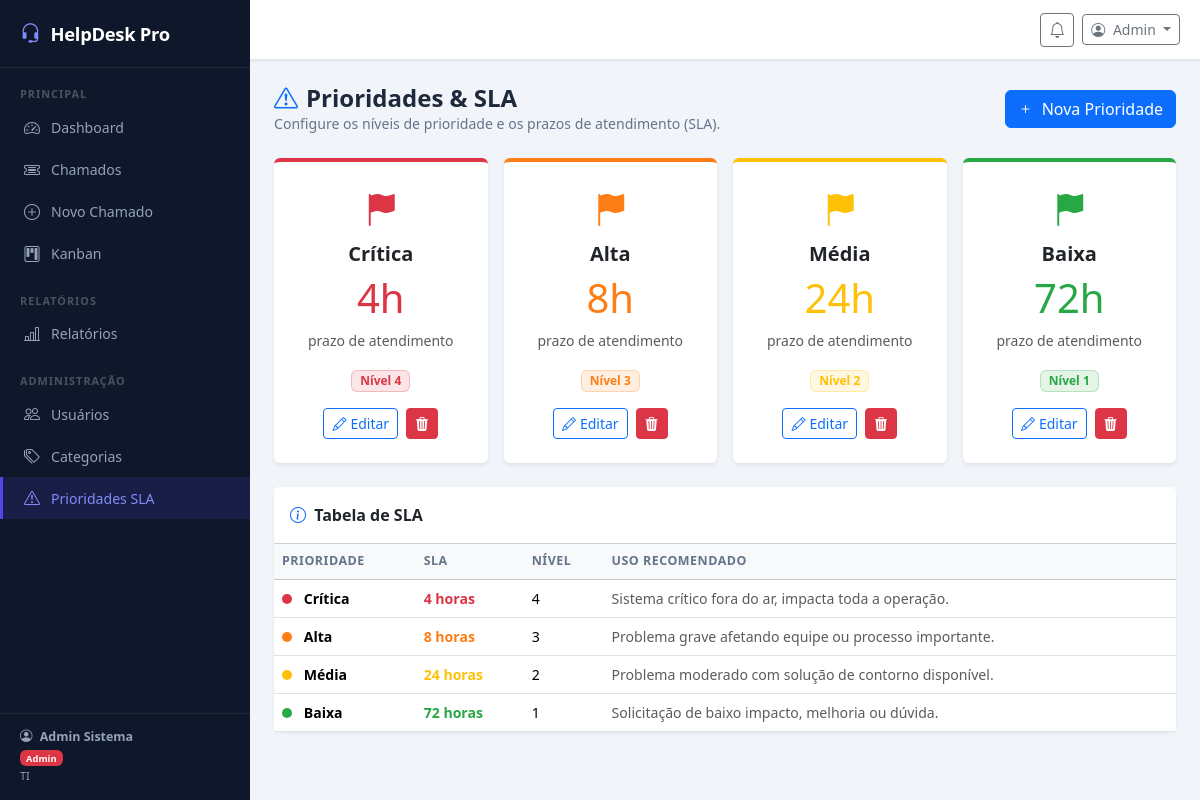
The app's page /?c=admin&a=prioridades (signed in) with its own data.
### tables this page shows
CREATE TABLE IF NOT EXISTS prioridades (
    id          INT AUTO_INCREMENT PRIMARY KEY,
    nome        VARCHAR(50)  NOT NULL,
    cor         VARCHAR(20)  NOT NULL DEFAULT '#6c757d',
    sla_horas   INT          NOT NULL DEFAULT 24,
    nivel       INT          NOT NULL DEFAULT 1,
    created_at  DATETIME    DEFAULT CURRENT_TIMESTAMP
);

### controller/BaseController.php (called while the page is built, shortened)
<?php
abstract class BaseController {
    protected function render(string $view, array $data = []): void {
        extract($data);
        include ROOT . '/view/partials/header.php';
        include ROOT . "/view/{$view}.php";
        include ROOT . '/view/partials/footer.php';
    }
}

### controller/AdminController.php (called while the page is built, shortened)
<?php
class AdminController extends BaseController {
    private PrioridadeModel $priM;
    public function __construct() {
        $this->priM = new PrioridadeModel();
    }
    public function prioridades(): void {
        $prioridades = $this->priM->listarOrdenadas();
        $this->render('admin/prioridades', compact('prioridades','flash'));
    }
}

### index.php (called while the page is built, shortened)
<?php
require_once 'config/database.php';
require_once 'model/BaseModel.php';
require_once 'model/PrioridadeModel.php';
require_once 'controller/BaseController.php';
require_once 'controller/AdminController.php';
$a = preg_replace('/[^a-zA-Z]/', '', $_GET['a'] ?? 'index');
(new $classe())->$a();

### config/database.php (called while the page is built)
<?php
class Database {
    private static ?Database $instance = null;
    private PDO $pdo;
    private function __construct() {
        try {
            $dsn = "mysql:host=".DB_HOST.";port=".DB_PORT.";dbname=".DB_NAME.";charset=utf8mb4";
            $this->pdo = new PDO($dsn, DB_USER, DB_PASS, [
                PDO::ATTR_ERRMODE            => PDO::ERRMODE_EXCEPTION,
                PDO::ATTR_DEFAULT_FETCH_MODE => PDO::FETCH_OBJ,
                PDO::ATTR_EMULATE_PREPARES   => false,
            ]);
        } catch (PDOException $e) {
            die("<h2 style='font-family:sans-serif;color:#c00;padding:20px'>
                 Erro de conexão com o banco de dados:<br><small>{$e->getMessage()}</small></h2>");
        }
    }
    public static function getInstance(): self {
        if (self::$instance === null) self::$instance = new self();
        return self::$instance;
    }
    public function getConnection(): PDO { return $this->pdo; }
}

### model/BaseModel.php (called while the page is built, shortened)
<?php
abstract class BaseModel {
    public function __construct() {
        $this->db = Database::getInstance()->getConnection();
    }
}

### model/PrioridadeModel.php (called while the page is built, shortened)
<?php
class PrioridadeModel extends BaseModel {
    public function listarOrdenadas(): array {
        $st = $this->db->prepare("SELECT * FROM prioridades ORDER BY nivel DESC");
        $st->execute();
        return $st->fetchAll();
    }
}

### view/admin/prioridades.php (the view, shortened to what this page needs)
<div class="page-header d-flex justify-content-between align-items-center flex-wrap gap-2">
    <div>
        <h4><i class="bi bi-exclamation-triangle me-2 text-primary"></i>Prioridades & SLA</h4>
        <p>Configure os níveis de prioridade e os prazos de atendimento (SLA).</p>
    </div>
    <button class="btn btn-primary" data-bs-toggle="modal" data-bs-target="#modalPri" onclick="limparPri()">
        <i class="bi bi-plus me-1"></i> Nova Prioridade
    </button>
</div>
<div class="row g-3 mb-4">
<?php foreach($prioridades as $p): ?>
<div class="col-12 col-md-6 col-lg-3">
    <div class="card border-0 shadow-sm h-100" style="border-top:4px solid <?= $p->cor ?> !important">
        <div class="card-body text-center py-4">
            <div class="mb-2">
                <i class="bi bi-flag-fill fs-2" style="color:<?= $p->cor ?>"></i>
            </div>
            <h5 class="fw-bold mb-1"><?= htmlspecialchars($p->nome) ?></h5>
            <div class="display-6 fw-black my-2" style="color:<?= $p->cor ?>"><?= $p->sla_horas ?>h</div>
            <div class="text-muted small mb-3">prazo de atendimento</div>
            <div class="badge mb-3" style="background:<?= $p->cor ?>20;color:<?= $p->cor ?>;border:1px solid <?= $p->cor ?>40">
                Nível <?= $p->nivel ?>
            </div>
            <div class="d-flex gap-2 justify-content-center">
                <button class="btn btn-sm btn-outline-primary"
                        data-bs-toggle="modal" data-bs-target="#modalPri"
                        onclick="editarPri(<?= htmlspecialchars(json_encode($p)) ?>)">
                    <i class="bi bi-pencil me-1"></i>Editar
                </button>
                <a href="<?= APP_URL ?>/?c=admin&a=deletarPrioridade&id=<?= $p->id ?>"
                   class="btn btn-sm btn-danger"
                   data-confirm="Apagar a prioridade '<?= htmlspecialchars($p->nome) ?>'? Só é possível se não houver chamados usando ela.">
                    <i class="bi bi-trash3-fill"></i>
                </a>
            </div>
        </div>
    </div>
</div>
<?php endforeach; ?>
</div>
<div class="card table-card">
    <div class="card-header bg-white py-3 fw-semibold">
        <i class="bi bi-info-circle me-1 text-primary"></i> Tabela de SLA
    </div>
    <div class="table-responsive">
        <table class="table mb-0">
            <thead class="table-light">
                <tr><th>Prioridade</th><th>SLA</th><th>Nível</th><th>Uso Recomendado</th></tr>
            </thead>
            <tbody>
            <?php foreach($prioridades as $p): ?>
            <tr>
                <td>
                    <span class="priority-dot me-2" style="background:<?= $p->cor ?>"></span>
                    <strong><?= htmlspecialchars($p->nome) ?></strong>
                </td>
                <td class="fw-bold" style="color:<?= $p->cor ?>"><?= $p->sla_horas ?> horas</td>
                <td><?= $p->nivel ?></td>
                <td class="small text-muted">
                    <?php $dicas = [
                        4 => 'Sistema crítico fora do ar, impacta toda a operação.',
                        3 => 'Problema grave afetando equipe ou processo importante.',
                        2 => 'Problema moderado com solução de contorno disponível.',
                        1 => 'Solicitação de baixo impacto, melhoria ou dúvida.',
                    ]; echo $dicas[$p->nivel] ?? '—'; ?>
                </td>
            </tr>
            <?php endforeach; ?>
            </tbody>
        </table>
    </div>
</div>

### assets/css/app.css (style rules this page uses)
:root { --sidebar-w : 250px; --sidebar-bg : #0f172a; --sidebar-text : #94a3b8; --sidebar-active : #4f46e5; --topbar-h : 60px; --radius : 10px; --shadow : 0 1px 3px rgba(0,0,0,.08); --bg-page : #f1f5f9; }
*, *::before, *::after { box-sizing: border-box; }
body { font-family : 'Segoe UI', system-ui, sans-serif; background : var(--bg-page); color : #1e293b; margin : 0; }
.table-card { border:none; border-radius:var(--radius); box-shadow:var(--shadow); }
.table-card .table { margin:0; }
.table-card .table th { font-size:.78rem; text-transform:uppercase; letter-spacing:.5px; color:#64748b; border-top:none; }
.table-card .table td { vertical-align:middle; font-size:.88rem; }
.page-header { margin-bottom:24px; }
.page-header h4 { font-weight:700; color:#1e293b; margin:0; }
.page-header p { color:#64748b; font-size:.88rem; margin:0; }
.priority-dot { width:10px; height:10px; border-radius:50%; display:inline-block; }

### records on screen
prioridades: nome "Crítica", sla_horas "4", nivel "4", nivel "Sistema crítico fora do ar, impacta toda a operação."
prioridades: nome "Alta", sla_horas "8", nivel "3", nivel "Problema grave afetando equipe ou processo importante."
prioridades: nome "Média", sla_horas "24", nivel "2", nivel "Problema moderado com solução de contorno disponível."
prioridades: nome "Baixa", sla_horas "72", nivel "1", nivel "Solicitação de baixo impacto, melhoria ou dúvida."

### other values on screen
$u->nome "Admin Sistema"
$u->perfil "Admin"
$u->departamento "TI"
explode(' ', $u->nome)[0] "Admin"
